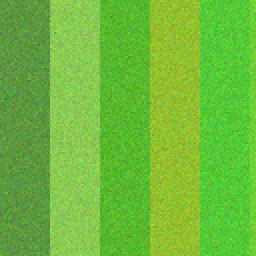
#> input picture dataset/test/Agriculture/agriculture_test_001.png, 128 x 128 px (shown 2 times larger)
$ python -i feature_extraction.py   (imports and definitions only)
#> lines starting #> are read from the running program, lines starting #| are printed output that depends on the picture; after the words box and inside, x2 and y2 are one past the last pixel; in counts of white or black regions, pixels touching at a corner belong together
"""
Feature Extraction Module for Satellite Images.

Extracts deterministic, explainable numerical features:
1. Color Features:
   - Mean & Standard Deviation for Red, Green, Blue channels
   - Mean Hue, Saturation, Value (HSV space)
2. Texture Features:
   - Grayscale Mean & Standard Deviation
   - Local contrast approximation
3. Structural Features:
   - Canny Edge Density
   - Perceived Brightness
   - Overall Pixel Variance
"""

import cv2
import numpy as np


def extract_color_features(img_rgb):
    """Calculates channel means, standard deviations, and HSV metrics."""
    r = img_rgb[:, :, 0]
    g = img_rgb[:, :, 1]
    b = img_rgb[:, :, 2]

    mean_r = float(np.mean(r))
    mean_g = float(np.mean(g))
    mean_b = float(np.mean(b))

    std_r = float(np.std(r))
    std_g = float(np.std(g))
    std_b = float(np.std(b))

    # Convert to HSV color space
    img_hsv = cv2.cvtColor(img_rgb, cv2.COLOR_RGB2HSV)
    h_mean = float(np.mean(img_hsv[:, :, 0]))
    s_mean = float(np.mean(img_hsv[:, :, 1]))
    v_mean = float(np.mean(img_hsv[:, :, 2]))

    return {
        'mean_r': round(mean_r, 4),
        'mean_g': round(mean_g, 4),
        'mean_b': round(mean_b, 4),
        'std_r': round(std_r, 4),
        'std_g': round(std_g, 4),
        'std_b': round(std_b, 4),
        'mean_hue': round(h_mean, 4),
        'mean_saturation': round(s_mean, 4),
        'mean_value': round(v_mean, 4),
    }


def extract_texture_features(img_rgb):
    """Calculates grayscale texture and contrast measurements."""
    gray = cv2.cvtColor(img_rgb, cv2.COLOR_RGB2GRAY)
    gray_mean = float(np.mean(gray))
    gray_std = float(np.std(gray))

    # Contrast approximation: RMS contrast (standard deviation of pixel intensities)
    contrast = float(gray_std)

    return {
        'gray_mean': round(gray_mean, 4),
        'gray_std': round(gray_std, 4),
        'contrast': round(contrast, 4),
    }


def extract_structural_features(img_rgb):
    """Calculates edge density and brightness metrics."""
    gray = cv2.cvtColor(img_rgb, cv2.COLOR_RGB2GRAY)
    total_pixels = gray.shape[0] * gray.shape[1]

    # Canny edge detector
    edges = cv2.Canny(gray, threshold1=50, threshold2=150)
    edge_count = int(np.count_nonzero(edges))
    edge_density = float(edge_count / total_pixels)

    # Brightness (perceived luminance)
    # 0.299*R + 0.587*G + 0.114*B standard formula
    brightness = float(np.mean(
        0.299 * img_rgb[:, :, 0] +
        0.587 * img_rgb[:, :, 1] +
        0.114 * img_rgb[:, :, 2]
    ))

    variance = float(np.var(gray))

    return {
        'edge_density': round(edge_density, 4),
        'edge_count': edge_count,
        'brightness': round(brightness, 4),
        'variance': round(variance, 4),
    }


FEATURE_NAMES = [
    'mean_r', 'mean_g', 'mean_b',
    'std_r', 'std_g', 'std_b',
    'mean_hue', 'mean_saturation', 'mean_value',
    'gray_mean', 'gray_std', 'contrast',
    'edge_density', 'brightness', 'variance'
]


def extract_features(img_rgb):
    """
    Extracts all numerical features and returns:
    1. feature_vector (numpy 1D array of floats)
    2. feature_dict (key-value dictionary for UI display and JSON storage)
    """
    color = extract_color_features(img_rgb)
    texture = extract_texture_features(img_rgb)
    structural = extract_structural_features(img_rgb)

    feature_dict = {**color, **texture, **structural}

    vector = [
        feature_dict['mean_r'],
        feature_dict['mean_g'],
        feature_dict['mean_b'],
        feature_dict['std_r'],
        feature_dict['std_g'],
        feature_dict['std_b'],
        feature_dict['mean_hue'],
        feature_dict['mean_saturation'],
        feature_dict['mean_value'],
        feature_dict['gray_mean'],
        feature_dict['gray_std'],
        feature_dict['contrast'],
        feature_dict['edge_density'],
        feature_dict['brightness'],
        feature_dict['variance'],
    ]

    return np.array(vector, dtype=np.float32), feature_dict

>>> import cv2
>>> picture = cv2.cvtColor(cv2.imread('../dataset/test/Agriculture/agriculture_test_001.png'), cv2.COLOR_BGR2RGB)
>>> result = extract_features(picture)
#> in extract_color_features, `r = img_rgb[:, :, 0]`:
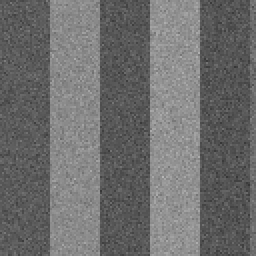
#> r: shape (128, 128) (shown 2 times larger); min 51, max 183, mean 109.3
#> in extract_color_features, `g = img_rgb[:, :, 1]`:
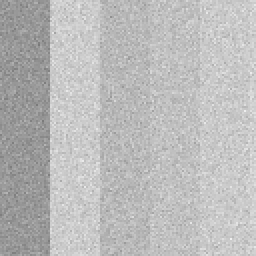
#> g: shape (128, 128) (shown 2 times larger); min 121, max 240, mean 186.9
#> in extract_color_features, `b = img_rgb[:, :, 2]`:
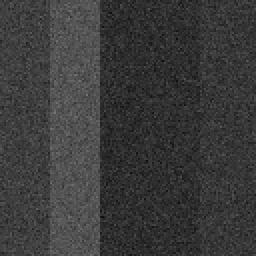
#> b: shape (128, 128) (shown 2 times larger); min 10, max 117, mean 58.5
#> in extract_color_features, `mean_r = float(np.mean(r))`: mean_r = 109.3
#> in extract_color_features, `mean_g = float(np.mean(g))`: mean_g = 186.9
#> in extract_color_features, `mean_b = float(np.mean(b))`: mean_b = 58.51
#> in extract_color_features, `std_r = float(np.std(r))`: std_r = 28.12
#> in extract_color_features, `std_g = float(np.std(g))`: std_g = 20.93
#> in extract_color_features, `std_b = float(np.std(b))`: std_b = 16.51
#> in extract_color_features, `img_hsv = cv2.cvtColor(img_rgb, cv2.COLOR_RGB2HSV)`: img_hsv: shape (128, 128, 3); mean H, S, V 48.3, 174.2, 186.9
#> in extract_color_features, `h_mean = float(np.mean(img_hsv[:, :, 0]))`: h_mean = 48.31
#> in extract_color_features, `s_mean = float(np.mean(img_hsv[:, :, 1]))`: s_mean = 174.2
#> in extract_color_features, `v_mean = float(np.mean(img_hsv[:, :, 2]))`: v_mean = 186.9
#> in extract_features, `color = extract_color_features(img_rgb)`: color = 9 items
#> in extract_texture_features, `gray = cv2.cvtColor(img_rgb, cv2.COLOR_RGB2GRAY)`:
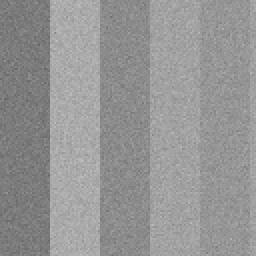
#> gray: shape (128, 128) (shown 2 times larger); min 101, max 190, mean 149
#> in extract_texture_features, `gray_mean = float(np.mean(gray))`: gray_mean = 149
#> in extract_texture_features, `gray_std = float(np.std(gray))`: gray_std = 17.49
#> in extract_features, `texture = extract_texture_features(img_rgb)`: texture = {'gray_mean': 149, 'gray_std': 17.49, 'contrast': 17.49}
#> in extract_structural_features, `edges = cv2.Canny(gray, threshold1=50, threshold2=150)`:
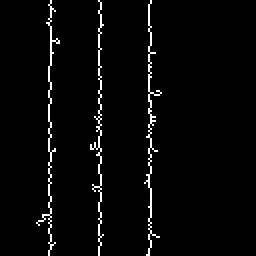
#> edges: shape (128, 128) (shown 2 times larger); 2.8% white in thin lines or dots, all inside (x1, y1, x2, y2) = (18, 0, 81, 128)
#> in extract_structural_features, `edge_count = int(np.count_nonzero(edges))`: edge_count = 460
#> in extract_structural_features, `edge_density = float(edge_count / total_pixels)`: edge_density = 0.0281
#> in extract_structural_features, `brightness = float(np.mean( 0.299 * img_rgb[:, :, 0] + 0.587 * img_rgb..`: brightness = 149
#> in extract_structural_features, `variance = float(np.var(gray))`: variance = 305.9
#> in extract_features, `structural = extract_structural_features(img_rgb)`: structural = {'edge_density': 0.0281, 'edge_count': 460, 'brightness': 149, 'variance': 305.9}
#> in extract_features, `vector = [ feature_dict['mean_r'], feature_dict['mean_g'], feature_dic..`: vector = [109.3, 186.9, 58.51, 28.12, 20.93, 16.51, 48.31, 174.2, 186.9, 149, 17.49, 17.49, 0.0281, 149, 305.9]

$ run again, on dataset/test/Agriculture/agriculture_test_002.png
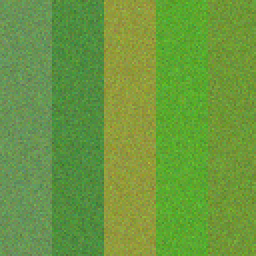
#> input picture dataset/test/Agriculture/agriculture_test_002.png, 128 x 128 px (shown 2 times larger)
#> mean_r = 106.3
#> mean_g = 152.2
#> mean_b = 62.94
#> std_r = 24.21
#> std_g = 13.13
#> std_b = 16.42
#> img_hsv: shape (128, 128, 3); mean H, S, V 46, 148.8, 152.6
#> h_mean = 46
#> s_mean = 148.8
#> v_mean = 152.6
#> color = 9 items
#> in extract_texture_features, `gray = cv2.cvtColor(img_rgb, cv2.COLOR_RGB2GRAY)`:
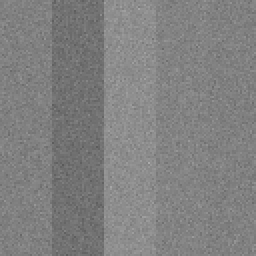
#> gray: shape (128, 128) (shown 2 times larger); min 89, max 171, mean 128.3
#> gray_mean = 128.3
#> gray_std = 11.02
#> texture = {'gray_mean': 128.3, 'gray_std': 11.02, 'contrast': 11.02}
#> in extract_structural_features, `edges = cv2.Canny(gray, threshold1=50, threshold2=150)`:
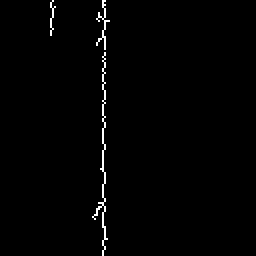
#> edges: shape (128, 128) (shown 2 times larger); 1.1% white in thin lines or dots, all inside (x1, y1, x2, y2) = (25, 0, 55, 128)
#> edge_count = 177
#> edge_density = 0.0108
#> brightness = 128.3
#> variance = 121.3
#> structural = {'edge_density': 0.0108, 'edge_count': 177, 'brightness': 128.3, 'variance': 121.3}
#> vector = [106.3, 152.2, 62.94, 24.21, 13.13, 16.42, 46, 148.8, 152.6, 128.3, 11.02, 11.02, 0.0108, 128.3, 121.3]

$ run again, on dataset/test/Agriculture/agriculture_test_003.png
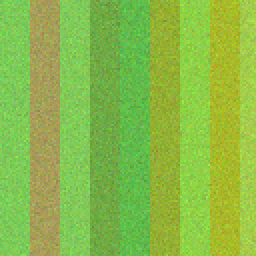
#> input picture dataset/test/Agriculture/agriculture_test_003.png, 128 x 128 px (shown 2 times larger)
#> mean_r = 137.1
#> mean_g = 187.6
#> mean_b = 71.3
#> std_r = 25.44
#> std_g = 19.38
#> std_b = 18.44
#> img_hsv: shape (128, 128, 3); mean H, S, V 42.7, 158.4, 188.9
#> h_mean = 42.74
#> s_mean = 158.4
#> v_mean = 188.9
#> color = 9 items
#> in extract_texture_features, `gray = cv2.cvtColor(img_rgb, cv2.COLOR_RGB2GRAY)`:
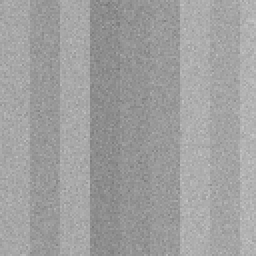
#> gray: shape (128, 128) (shown 2 times larger); min 119, max 197, mean 159.2
#> gray_mean = 159.2
#> gray_std = 12.98
#> texture = {'gray_mean': 159.2, 'gray_std': 12.98, 'contrast': 12.98}
#> in extract_structural_features, `edges = cv2.Canny(gray, threshold1=50, threshold2=150)`:
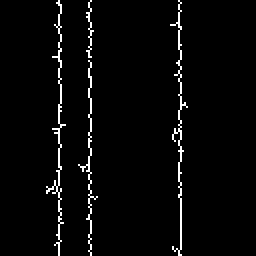
#> edges: shape (128, 128) (shown 2 times larger); 2.9% white in thin lines or dots, all inside (x1, y1, x2, y2) = (23, 0, 94, 128)
#> edge_count = 474
#> edge_density = 0.0289
#> brightness = 159.2
#> variance = 168.5
#> structural = {'edge_density': 0.0289, 'edge_count': 474, 'brightness': 159.2, 'variance': 168.5}
#> vector = [137.1, 187.6, 71.3, 25.44, 19.38, 18.44, 42.74, 158.4, 188.9, 159.2, 12.98, 12.98, 0.0289, 159.2, 168.5]

$ run again, on dataset/test/Agriculture/agriculture_test_004.png
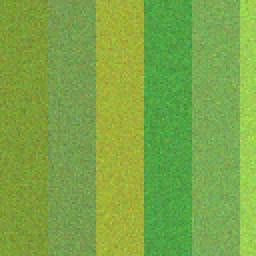
#> input picture dataset/test/Agriculture/agriculture_test_004.png, 128 x 128 px (shown 2 times larger)
#> mean_r = 123.7
#> mean_g = 166.8
#> mean_b = 70.11
#> std_r = 27.51
#> std_g = 16.21
#> std_b = 15.48
#> img_hsv: shape (128, 128, 3); mean H, S, V 44, 147.7, 167
#> h_mean = 44.01
#> s_mean = 147.7
#> v_mean = 167
#> color = 9 items
#> in extract_texture_features, `gray = cv2.cvtColor(img_rgb, cv2.COLOR_RGB2GRAY)`:
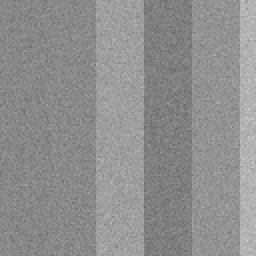
#> gray: shape (128, 128) (shown 2 times larger); min 105, max 198, mean 142.9
#> gray_mean = 142.9
#> gray_std = 15.22
#> texture = {'gray_mean': 142.9, 'gray_std': 15.22, 'contrast': 15.22}
#> in extract_structural_features, `edges = cv2.Canny(gray, threshold1=50, threshold2=150)`:
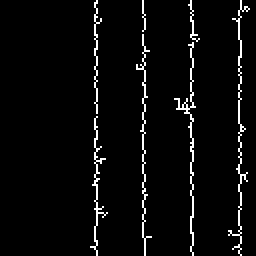
#> edges: shape (128, 128) (shown 2 times larger); 3.9% white in thin lines or dots, all inside (x1, y1, x2, y2) = (45, 0, 125, 128)
#> edge_count = 634
#> edge_density = 0.0387
#> brightness = 142.9
#> variance = 231.7
#> structural = {'edge_density': 0.0387, 'edge_count': 634, 'brightness': 142.9, 'variance': 231.7}
#> vector = [123.7, 166.8, 70.11, 27.51, 16.21, 15.48, 44.01, 147.7, 167, 142.9, 15.22, 15.22, 0.0387, 142.9, 231.7]
